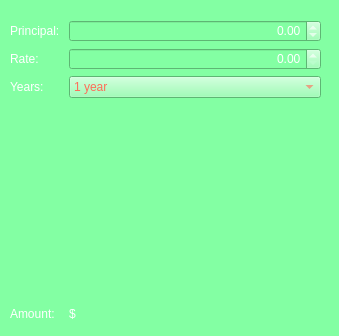
<?xml version="1.0" encoding="UTF-8"?>
<ui version="4.0">
 <class>Form</class>
 <widget class="QWidget" name="Form">
  <property name="geometry">
   <rect>
    <x>0</x>
    <y>0</y>
    <width>339</width>
    <height>336</height>
   </rect>
  </property>
  <property name="windowTitle">
   <string>Form</string>
  </property>
  <property name="styleSheet">
   <string notr="true">QWidget{
font: 13pt &quot;Courier&quot;;
background-color:#83ffa3;
color: #ff6c59;
}
QLabel{
color: #fff; 
}
QDoubleSpinBox{
color: #fff;
}
QLabelResult{
color: red;
}

</string>
  </property>
  <widget class="QWidget" name="formLayoutWidget">
   <property name="geometry">
    <rect>
     <x>10</x>
     <y>20</y>
     <width>311</width>
     <height>301</height>
    </rect>
   </property>
   <layout class="QFormLayout" name="formLayout">
    <property name="fieldGrowthPolicy">
     <enum>QFormLayout::AllNonFixedFieldsGrow</enum>
    </property>
    <item row="1" column="0">
     <widget class="QLabel" name="label">
      <property name="text">
       <string>Principal: </string>
      </property>
     </widget>
    </item>
    <item row="2" column="0">
     <widget class="QLabel" name="label_2">
      <property name="text">
       <string>Rate: </string>
      </property>
     </widget>
    </item>
    <item row="5" column="0">
     <widget class="QLabel" name="label_3">
      <property name="text">
       <string>Amount: </string>
      </property>
     </widget>
    </item>
    <item row="3" column="0">
     <widget class="QLabel" name="label_4">
      <property name="text">
       <string>Years: </string>
      </property>
     </widget>
    </item>
    <item row="1" column="1">
     <widget class="QDoubleSpinBox" name="doubleSpinBox">
      <property name="wrapping">
       <bool>true</bool>
      </property>
      <property name="alignment">
       <set>Qt::AlignRight|Qt::AlignTrailing|Qt::AlignVCenter</set>
      </property>
     </widget>
    </item>
    <item row="2" column="1">
     <widget class="QDoubleSpinBox" name="doubleSpinBox_2">
      <property name="wrapping">
       <bool>false</bool>
      </property>
      <property name="alignment">
       <set>Qt::AlignRight|Qt::AlignTrailing|Qt::AlignVCenter</set>
      </property>
     </widget>
    </item>
    <item row="5" column="1">
     <widget class="QLabel" name="label_5">
      <property name="text">
       <string>$</string>
      </property>
     </widget>
    </item>
    <item row="4" column="1">
     <spacer name="verticalSpacer">
      <property name="orientation">
       <enum>Qt::Vertical</enum>
      </property>
      <property name="sizeHint" stdset="0">
       <size>
        <width>20</width>
        <height>40</height>
       </size>
      </property>
     </spacer>
    </item>
    <item row="3" column="1">
     <widget class="QComboBox" name="comboBox">
      <item>
       <property name="text">
        <string>1 year</string>
       </property>
      </item>
      <item>
       <property name="text">
        <string>2 years</string>
       </property>
      </item>
      <item>
       <property name="text">
        <string>3 years</string>
       </property>
      </item>
      <item>
       <property name="text">
        <string>4 years</string>
       </property>
      </item>
      <item>
       <property name="text">
        <string>5 years</string>
       </property>
      </item>
     </widget>
    </item>
   </layout>
  </widget>
 </widget>
 <resources/>
 <connections/>
</ui>
